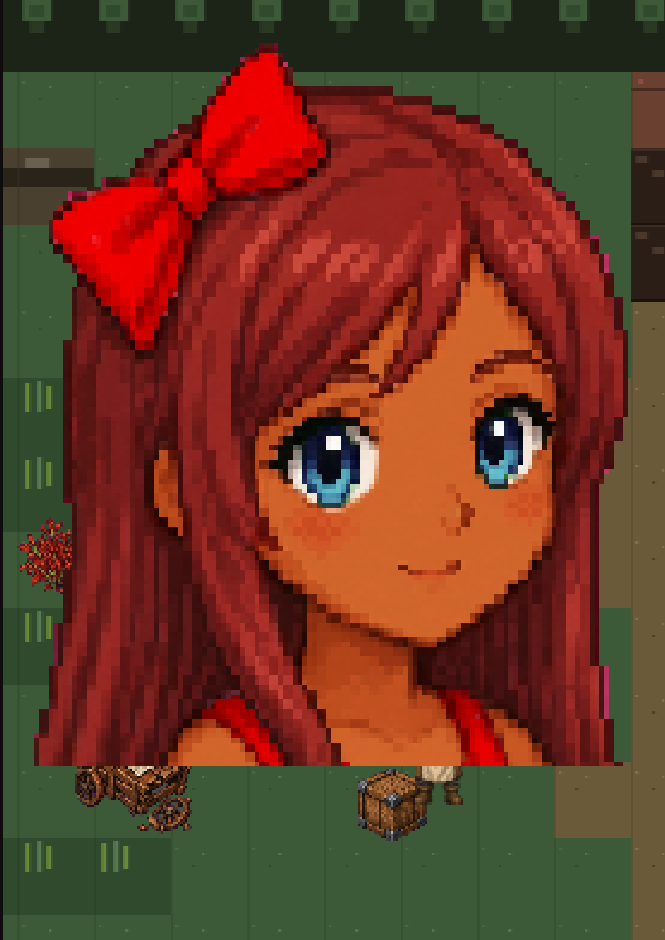
#> input picture attachments/image.png, 665 x 940 px
$ python spriteedge.py ../attachments/image.png
#> lines starting #> are read from the running program, lines starting #| are printed output that depends on the picture; after the words box and inside, x2 and y2 are one past the last pixel; in counts of white or black regions, pixels touching at a corner belong together
#!/usr/bin/env python3
"""spriteedge: find the drawn outline of a sprite in pixel-art images, exactly, with no guessing.

Give this file to any AI or person who needs to cut a character out of its background or recolour
its outline. It needs only Python 3.8+, Pillow and numpy (scipy is used if it is installed, never required).

WHAT IT DOES
  1. Decides what is OUTSIDE the character: the flat background and, if you name it, a flat drop shadow.
     Outside colours are matched exactly (or within --tolerance for softer art).
  2. The sprite is everything else. Its BOUNDARY is the sprite pixels that touch the outside.
  3. The BORDER is the boundary pixels that are ink (dark by default, or the ink colours you give).
     Boundary pixels that are not ink (a pale drool string, a tusk tip with no black edge) are reported as
     SKIPPED and are never recoloured. Dark lines INSIDE the sprite are never touched, because they do not
     touch the outside.
  4. It writes the original frame, the frame with the border recoloured, a transparent cutout, mask images
     and a JSON report with counts and warnings.

WHY IT WORKS (and when it does not)
  It works on images whose colours are exact: GIF, PNG, sprite sheets, anything drawn with a palette.
  It does NOT work by brightness thresholds on the whole picture, which cannot tell a shadow from a dark
  belly. It works on JPEG, blurred or anti-aliased art only in --tolerance mode, which is less reliable.
  A shadow that is a soft gradient cannot be named as one flat colour, so it cannot be separated.
  Measured on a real sprite frame (a 450 x 450 boar with 2,575 true border pixels) re-saved as JPEG and run with
  --tolerance 14 --flood --ink-lum 60: JPEG quality 95 finds 91% of the border with no extra pixels, quality 88 finds
  87% with 26 extra, quality 75 finds 71% with 141 extra. Treat JPEG results as approximate and look at them.

QUICK START
  python3 spriteedge.py boar.gif --suggest                 # list the colours that look like backdrop and shadow
  python3 spriteedge.py boar.gif --outside 99,99,99 49,49,49
        # frame 0, backdrop gray and shadow gray, border drawn red -> boar_edge/boar_f0_border.png ...
  python3 spriteedge.py boar.gif --outside 99,99,99 49,49,49 --frames all   # every frame of an animation
  python3 spriteedge.py sprite.png --outside 87,114,119 --ink-lum 60 --thickness 2
  python3 spriteedge.py --self-test                         # checks the tool on a built-in test picture

OPTIONS (all optional except the input)
  --outside C [C ...]   colours that are not the sprite, as R,G,B or #rrggbb. Without it the four corner
                        colours are used (backdrop only; a shadow must be named or it counts as sprite).
  --suggest             print likely backdrop and shadow colours and exit
  --tolerance N         match outside colours within N (RGB distance); also turns on --flood
  --flood               only outside regions that touch the image edge count (use with --tolerance)
  --ink-lum N           border pixels must have luminance below N (default 45, scale 0 to 255)
  --ink-color C [C ..]  instead of luminance, border pixels must be these exact colours
  --thickness N         border layers to take from the outside in (default 1)
  --connectivity 4|8    neighbours that count as touching the outside (default 4: a 1 px staircase)
  --border-color C      recolour colour (default 255,0,0)
  --show-skipped C      also paint skipped boundary pixels in this colour (default: not painted)
  --frame N | --frames all   which frame of an animation (default frame 0)
  --scale N             nearest-neighbour enlarge the written pictures (default 1)
  --outdir DIR          where to write (default <input name>_edge/ next to the input)
  --no-cutout           skip the transparent cutout

PYTHON USE
  import spriteedge as se
  frames = se.load_frames("boar.gif")                  # [(index, RGBA uint8 array), ...]
  r = se.find_border(frames[0][1], outside=[(99, 99, 99), (49, 49, 49)])
  r.border      # bool mask: the drawn outline        r.skipped   # boundary pixels that are not ink
  r.sprite      # bool mask: the character            r.outside   # bool mask: backdrop and shadow
  r.report      # dict: counts, enclosed pockets, warnings
  se.recolor(frames[0][1], r.border, (255, 0, 0))     # RGBA array with the border painted

READING THE REPORT
  border_px            pixels that were recoloured
  skipped_px           boundary pixels left alone because they are not ink (check them: a large number means
                       the art has no black edge there, or --ink-lum is too low)
  outside_regions      each outside region: size, whether it touches the image edge, colours; regions that do
                       not touch the edge are pockets (a tail curl, the gap between legs): real background
  warnings             things to look at, such as an outside colour found enclosed inside the sprite
"""
import argparse
import json
import os
import sys
from collections import Counter, deque

import numpy as np
from PIL import Image, ImageSequence

try:                                                     # optional: much faster region labelling on big images
    from scipy import ndimage as _ndi
except Exception:                                        # pragma: no cover
    _ndi = None

__all__ = ['load_frames', 'find_border', 'suggest_outside', 'recolor', 'cutout', 'EdgeResult', 'parse_color', 'self_test']


# ------------------------------------------------------------------ small helpers
def parse_color(s):
    """'R,G,B' or '#rrggbb' -> (r, g, b)."""
    if isinstance(s, (tuple, list)):
        return tuple(int(v) for v in s[:3])
    s = s.strip()
    if s.startswith('#') and len(s) == 7:
        return tuple(int(s[i:i + 2], 16) for i in (1, 3, 5))
    parts = [int(v) for v in s.replace(' ', '').split(',')]
    if len(parts) != 3 or any(not 0 <= v <= 255 for v in parts):
        raise ValueError(f'not a colour: {s!r} (use R,G,B or #rrggbb)')
    return tuple(parts)


def load_frames(path, frame=None):
    """[(index, RGBA uint8 HxWx4)] for every frame of an image or animation (or just `frame`)."""
#> called with path = '../attachments/image.png', frame = 0
    im = Image.open(path)
#> im is the input picture: PIL image 665x940 RGB; mean R, G, B 106.6, 56.9, 36.7
    out = []
    for i, f in enumerate(ImageSequence.Iterator(im)):
        if frame is None or i == frame:
            out.append((i, np.asarray(f.convert('RGBA')).copy()))
        if frame is not None and i >= frame:
            break
#> this loop made 1 pass
#> after the loop, out = 1 item
    if not out:
        raise ValueError(f'{path}: no frame {frame}')
    return out


def luminance(rgb):
    rgb = rgb.astype(np.float64)
    return 0.299 * rgb[..., 0] + 0.587 * rgb[..., 1] + 0.114 * rgb[..., 2]


def touches(mask, connectivity=4, edge=False):
    """Pixels that have a neighbour inside `mask`. `edge` is what lies beyond the image border."""
    p = np.pad(mask, 1, constant_values=edge)
    n = p[:-2, 1:-1] | p[2:, 1:-1] | p[1:-1, :-2] | p[1:-1, 2:]
    if connectivity == 8:
        n = n | p[:-2, :-2] | p[:-2, 2:] | p[2:, :-2] | p[2:, 2:]
    return n


def label(mask, connectivity=4):
    """(labels, count) of the connected regions of a boolean mask; labels start at 1."""
    if _ndi is not None:
        st = np.ones((3, 3), int) if connectivity == 8 else None
        return _ndi.label(mask, structure=st)
    h, w = mask.shape
    lab = np.zeros((h, w), np.int32)
    n = 0
    steps = [(-1, 0), (1, 0), (0, -1), (0, 1)] + ([(-1, -1), (-1, 1), (1, -1), (1, 1)] if connectivity == 8 else [])
    for y, x in zip(*np.nonzero(mask)):
        if lab[y, x]:
            continue
        n += 1
        lab[y, x] = n
        q = deque([(y, x)])
        while q:
            cy, cx = q.popleft()
            for dy, dx in steps:
                ny, nx = cy + dy, cx + dx
                if 0 <= ny < h and 0 <= nx < w and mask[ny, nx] and not lab[ny, nx]:
                    lab[ny, nx] = n
                    q.append((ny, nx))
    return lab, n


def _bbox(mask):
    ys, xs = np.nonzero(mask)
    return [int(xs.min()), int(ys.min()), int(xs.max()), int(ys.max())]


def _hex(c):
    return '#%02x%02x%02x' % tuple(int(v) for v in c)


# ------------------------------------------------------------------ finding the outside candidates
# [43 lines left out: function suggest_outside, not called in this run]


# ------------------------------------------------------------------ the core
class EdgeResult:
    """Boolean masks (HxW) and a report for one frame."""
    def __init__(self, **kw):
        self.__dict__.update(kw)


def find_border(rgba, outside=None, tolerance=0, flood=None, ink_lum=45, ink_colors=None, ink_tolerance=0,
                thickness=1, connectivity=4, alpha_cut=128):
    """Find the sprite's drawn outline in one RGBA (or RGB) uint8 array.

    outside     list of (r, g, b) that are not the sprite; default: the four corner colours
    tolerance   0 = exact match; >0 = within this RGB distance (turns flood on unless flood=False)
    flood       True: only outside regions that touch the image edge count
    ink_lum     border pixels must be darker than this luminance (ignored if ink_colors is given)
    ink_colors  list of (r, g, b): border pixels must be one of these colours (within ink_tolerance)
    thickness   number of layers to take from the outside in
    connectivity 4 or 8: which neighbours count as touching the outside
    Pixels with alpha below alpha_cut always count as outside.
    Returns an EdgeResult with masks outside, sprite, boundary, border, skipped, and report (a dict)."""
    a = np.asarray(rgba)
    if a.ndim != 3 or a.shape[2] not in (3, 4):
        raise ValueError('expected an HxWx3 or HxWx4 array')
    rgb = a[..., :3].astype(np.int32)
    h, w, _ = rgb.shape
    transparent = (a[..., 3] < alpha_cut) if a.shape[2] == 4 else np.zeros((h, w), bool)
    if not outside:
        outside = sorted({tuple(int(v) for v in rgb[y, x]) for y, x in ((0, 0), (0, w - 1), (h - 1, 0), (h - 1, w - 1))
                          if not transparent[y, x]})
    outside = [parse_color(c) for c in outside]
    if flood is None:
        flood = tolerance > 0
    om = np.zeros((h, w), bool)
    for c in outside:
        if tolerance > 0:
            om |= ((rgb - np.array(c)) ** 2).sum(2) <= tolerance ** 2
        else:
            om |= (rgb == np.array(c)).all(2)
    om |= transparent
    if flood:                                           # keep only outside regions that reach the image edge
        lab, n = label(om, 4)
        keep = set(np.unique(np.concatenate([lab[0], lab[-1], lab[:, 0], lab[:, -1]]))) - {0}
        om = np.isin(lab, list(keep)) if keep else np.zeros((h, w), bool)
    sprite = ~om
    # boundary layers, taken from the outside in
    layers = []
    gone = om.copy()
    remaining = sprite.copy()
    for _ in range(max(1, int(thickness))):
        layer = remaining & touches(gone, connectivity)
        layers.append(layer)
        gone |= layer
        remaining &= ~layer
    boundary = np.zeros((h, w), bool)
    for l in layers:
        boundary |= l
    if ink_colors:
        ink = np.zeros((h, w), bool)
        for c in ink_colors:
            c = parse_color(c)
            ink |= (((rgb - np.array(c)) ** 2).sum(2) <= ink_tolerance ** 2)
    else:
        ink = luminance(rgb) < ink_lum
    border = boundary & ink
    skipped = boundary & ~ink
    report = _report(rgb, om, sprite, boundary, border, skipped, outside, tolerance, flood, connectivity)
    return EdgeResult(outside=om, sprite=sprite, boundary=boundary, border=border, skipped=skipped, report=report)


def _report(rgb, om, sprite, boundary, border, skipped, outside, tolerance, flood, connectivity):
    h, w, _ = rgb.shape
    warns = []
    lab, n = label(om, 4)
    regions = []
    for i in range(1, n + 1):
        m = lab == i
        edge = bool(m[0].any() or m[-1].any() or m[:, 0].any() or m[:, -1].any())
        cc = Counter(map(tuple, rgb[m].tolist()))
        regions.append(dict(pixels=int(m.sum()), touches_image_edge=edge, bbox=_bbox(m),
                            colors=[dict(color=_hex(c), pixels=int(k)) for c, k in cc.most_common(3)]))
    regions.sort(key=lambda r: -r['pixels'])
    backdrop = _hex(outside[0]) if outside else None
    ncol = len(np.unique(rgb.reshape(-1, 3), axis=0))
    if ncol > 3000 and tolerance == 0:
        warns.append(f'{ncol} distinct colours: this looks like a photo or JPEG. Exact matching is unreliable here: '
                     f'use --tolerance (try 10 to 20), --flood and a higher --ink-lum (try 60)')
    odd = [r for r in regions if not r['touches_image_edge'] and all(c['color'] != backdrop for c in r['colors'])]
    for r in odd[:3]:
        warns.append(f"enclosed outside region of {r['colors'][0]['color']} ({r['pixels']} px at {r['bbox']}) holds no "
                     f"backdrop colour: if it is part of the drawing, remove that colour from --outside")
    if len(odd) > 3:
        warns.append(f'... and {len(odd) - 3} more enclosed outside regions like that (the report lists the largest 12 regions)')
    nb = int(boundary.sum())
    if nb and skipped.sum() > 0.25 * nb:
        warns.append(f'{int(skipped.sum())} of {nb} boundary pixels are not ink: the art may have no dark edge there, or '
                     f'--ink-lum is too low; look at the skipped pixels (--show-skipped)')
    if not sprite.any():
        warns.append('no sprite pixels left: every pixel matched an outside colour')
    if nb == 0 and sprite.any():
        warns.append('the sprite touches no outside pixels (is --outside right?)')
    sl, sn = label(sprite, 8)
    sizes = sorted((int(s) for s in np.bincount(sl.ravel())[1:]), reverse=True) if sn else []
    bl, bn = label(border, 8)
    return dict(
        size=[w, h], outside_colors=[_hex(c) for c in outside], tolerance=tolerance, flood=bool(flood),
        connectivity=connectivity, outside_px=int(om.sum()), sprite_px=int(sprite.sum()), boundary_px=nb,
        border_px=int(border.sum()), skipped_px=int(skipped.sum()), border_regions=int(bn),
        sprite_regions=sizes[:8], outside_regions=regions[:12], warnings=warns)


# ------------------------------------------------------------------ pictures
def recolor(rgba, mask, color=(255, 0, 0)):
    """A copy of the picture with the masked pixels painted `color`."""
    out = np.asarray(rgba).copy()
    out[mask, 0], out[mask, 1], out[mask, 2] = color
    if out.shape[2] == 4:
        out[mask, 3] = 255
    return out


def cutout(rgba, sprite):
    """RGBA copy where everything outside the sprite is fully transparent."""
    a = np.asarray(rgba)
    out = np.dstack([a[..., :3], np.full(a.shape[:2], 255, np.uint8)]) if a.shape[2] == 3 else a.copy()
    out[~sprite, 3] = 0
    return out


def _save(arr, path, scale=1):
    im = Image.fromarray(arr)
    if scale > 1:
        im = im.resize((im.width * scale, im.height * scale), Image.NEAREST)
    im.save(path)


def _mask_img(mask):
    return (mask.astype(np.uint8) * 255)


# ------------------------------------------------------------------ self test
# [31 lines left out: function self_test, not called in this run]


# ------------------------------------------------------------------ command line
def _frame_name(stem, i, many):
    return f'{stem}_f{i}' if many else stem


def main(argv=None):
    ap = argparse.ArgumentParser(description='Find the drawn outline of a sprite in pixel-art images (see the top of this file).')
    ap.add_argument('input', nargs='?', help='image or animation (GIF, PNG, WebP, ...)')
    ap.add_argument('--outside', nargs='+', metavar='COLOR', help='colours that are not the sprite: R,G,B or #rrggbb')
    ap.add_argument('--suggest', action='store_true', help='print likely backdrop and shadow colours, then exit')
    ap.add_argument('--tolerance', type=float, default=0.0)
    ap.add_argument('--flood', action='store_true')
    ap.add_argument('--ink-lum', type=float, default=45.0)
    ap.add_argument('--ink-color', nargs='+', metavar='COLOR')
    ap.add_argument('--thickness', type=int, default=1)
    ap.add_argument('--connectivity', type=int, choices=(4, 8), default=4)
    ap.add_argument('--border-color', default='255,0,0')
    ap.add_argument('--show-skipped', metavar='COLOR')
    ap.add_argument('--frame', type=int)
    ap.add_argument('--frames', choices=('all',))
    ap.add_argument('--scale', type=int, default=1)
    ap.add_argument('--outdir')
    ap.add_argument('--no-cutout', action='store_true')
    ap.add_argument('--self-test', action='store_true', help='check the tool on a built-in picture and exit')
    a = ap.parse_args(argv)
    if a.self_test:
        self_test()
        print('self test passed')
        return 0
    if not a.input:
        ap.error('give an input image (or --self-test)')
    frames = load_frames(a.input, None if a.frames == 'all' else (a.frame or 0))
#> frames = 1 item
    if a.suggest:
        for rec in suggest_outside(frames[0][1]):
            print(f"{rec['kind']:12s} {rec['color'][0]},{rec['color'][1]},{rec['color'][2]}  {rec['hex']}  "
                  f"{rec['pixels']} px, largest region {rec['largest_region']}, bbox {rec['bbox']}"
                  f"{'  (touches the image edge)' if rec['touches_image_edge'] else ''}")
        print('These are suggestions. Pass the ones that are not the character with --outside.')
        return 0
    stem = os.path.splitext(os.path.basename(a.input))[0]
    outdir = a.outdir or os.path.join(os.path.dirname(os.path.abspath(a.input)), stem + '_edge')
    os.makedirs(outdir, exist_ok=True)
    many = len(frames) > 1
#> many = False
    border_color = parse_color(a.border_color)
    reports = {}
    for i, rgba in frames:
        r = find_border(rgba, outside=a.outside, tolerance=a.tolerance, flood=True if a.flood else None, ink_lum=a.ink_lum,
                        ink_colors=a.ink_color, thickness=a.thickness, connectivity=a.connectivity)
        name = _frame_name(stem, i, many)
        pic = recolor(rgba, r.border, border_color)
        if a.show_skipped:
            pic = recolor(pic, r.skipped, parse_color(a.show_skipped))
        _save(rgba, os.path.join(outdir, name + '_original.png'), a.scale)
        _save(pic, os.path.join(outdir, name + '_border.png'), a.scale)
        _save(_mask_img(r.border), os.path.join(outdir, name + '_mask_border.png'), a.scale)
        _save(_mask_img(r.sprite), os.path.join(outdir, name + '_mask_sprite.png'), a.scale)
        if not a.no_cutout:
            _save(cutout(rgba, r.sprite), os.path.join(outdir, name + '_cutout.png'), a.scale)
        reports[str(i)] = r.report
        rp = r.report
        print(f"frame {i}: border {rp['border_px']} px, skipped {rp['skipped_px']} px, "
              f"{len(rp['outside_regions'])} outside regions, {len(rp['warnings'])} warnings")
        for wmsg in rp['warnings']:
            print('  WARNING:', wmsg)
#> this loop made 1 pass
#> (outside in find_border, flood in find_border) on pass 1: ([(14, 13, 11), (34, 47, 30), (107, 90, 58)], False)
#| frame 0: border 592 px, skipped 2484 px, 12 outside regions, 4 warnings
#|   WARNING: 7538 distinct colours: this looks like a photo or JPEG. Exact matching is unreliable here: use --tolerance (try 10 to 20), --flood and a higher --ink-lum (try 60)
#|   WARNING: enclosed outside region of #6b5a3a (5397 px at [556, 762, 630, 837]) holds no backdrop colour: if it is part of the drawing, remove that colour from --outside
#|   WARNING: enclosed outside region of #6b5a3a (5133 px at [599, 378, 630, 607]) holds no backdrop colour: if it is part of the drawing, remove that colour from --outside
#|   WARNING: 2484 of 3076 boundary pixels are not ink: the art may have no dark edge there, or --ink-lum is too low; look at the skipped pixels (--show-skipped)
#> pass 1, in find_border, `om |= transparent`:
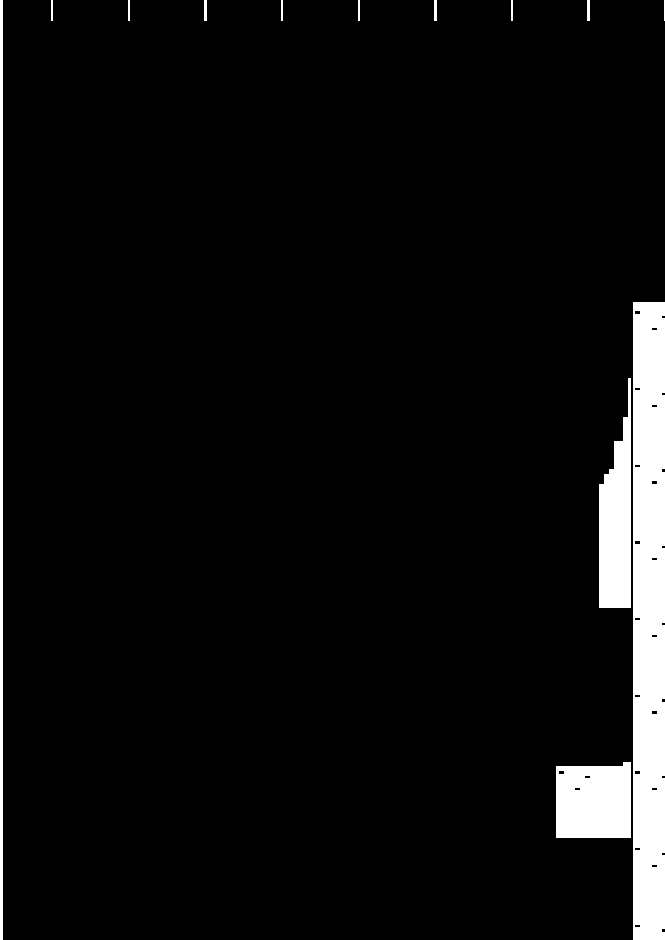
#> om: shape (940, 665) bool; 5.4% white; 13 white regions, largest, box (x1, y1, x2, y2) and area: (633, 302, 665, 940) 20158, (556, 762, 631, 838) 5397, (599, 378, 631, 608) 5133
#> after the loop:
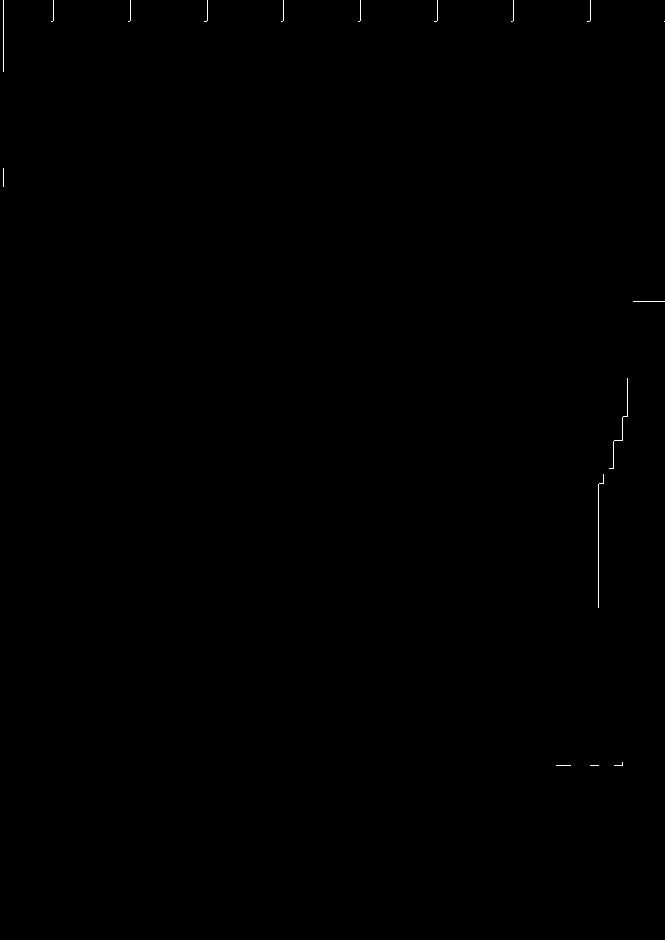
#> r.border: shape (940, 665) bool; 0.09% white in thin lines or dots, all inside (x1, y1, x2, y2) = (3, 0, 665, 766)
#> after the loop, reports = 1 item
    with open(os.path.join(outdir, stem + '_report.json'), 'w') as f:
        json.dump(reports, f, indent=1)
    print('wrote', outdir)
#| wrote attachments/image_edge
    return 0


if __name__ == '__main__':
    sys.exit(main())
#> (the program exits here)
